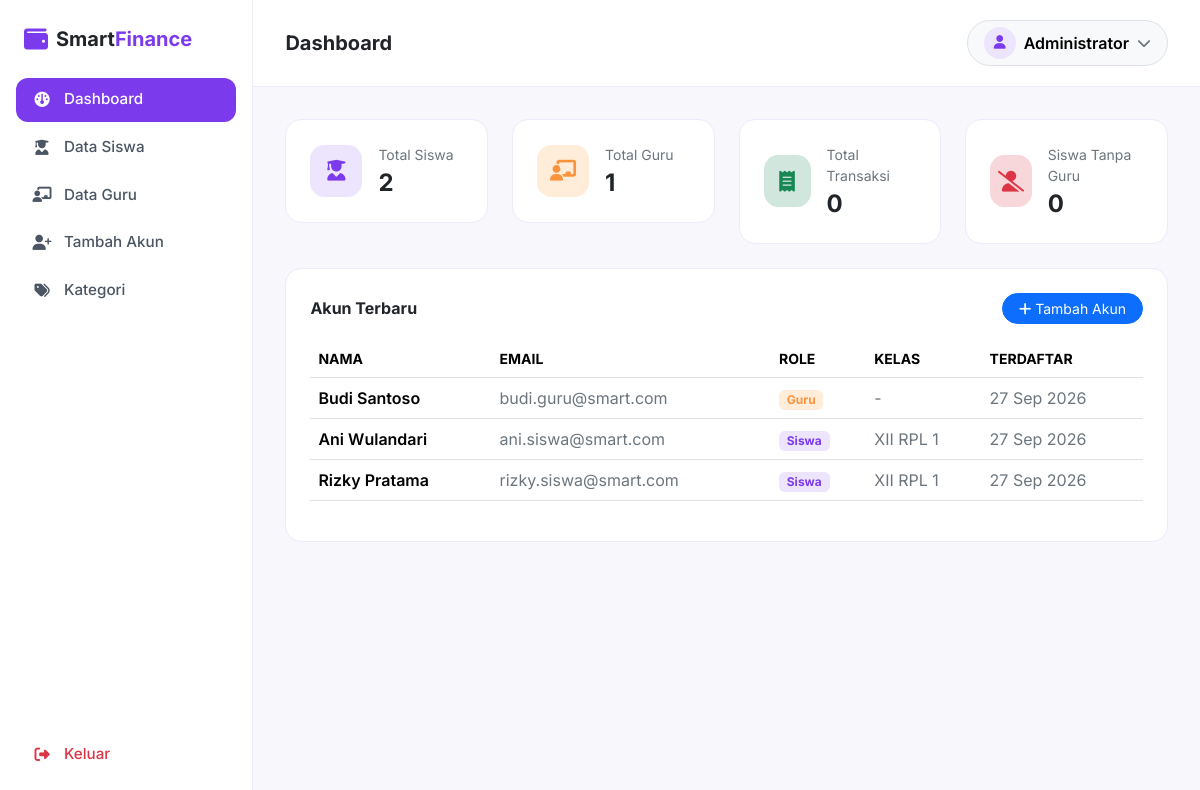
Page /admin/dashboard.php (signed in) on the committed database.
### tables this page shows
CREATE TABLE users (
    id INT AUTO_INCREMENT PRIMARY KEY,
    nama VARCHAR(100) NOT NULL,
    email VARCHAR(100) NOT NULL UNIQUE,
    password VARCHAR(255) NOT NULL,
    role ENUM('siswa','guru','admin') NOT NULL,
    nis_nip VARCHAR(30) DEFAULT NULL,
    kelas VARCHAR(20) DEFAULT NULL,
    foto VARCHAR(255) DEFAULT NULL,
    created_at TIMESTAMP DEFAULT CURRENT_TIMESTAMP
);

### admin/dashboard.php (the view, shortened to what this page needs)
<?php
require_once __DIR__ . '/../config/database.php';
$totalSiswa = $pdo->query("SELECT COUNT(*) AS total FROM users WHERE role='siswa'")->fetch()['total'];
$totalGuru = $pdo->query("SELECT COUNT(*) AS total FROM users WHERE role='guru'")->fetch()['total'];
$totalTransaksi = $pdo->query("SELECT COUNT(*) AS total FROM transaksi")->fetch()['total'];
$siswaTanpaGuru = $pdo->query("
    SELECT COUNT(*) AS total FROM users u
    WHERE u.role = 'siswa' AND u.id NOT IN (SELECT siswa_id FROM guru_siswa)
")->fetch()['total'];
$userTerbaru = $pdo->query("
    SELECT id, nama, email, role, kelas, created_at FROM users
    WHERE role != 'admin'
    ORDER BY created_at DESC LIMIT 6
")->fetchAll();
include __DIR__ . '/../includes/header.php';
?>
<div class="row g-4 mb-4">
  <div class="col-md-3">
    <div class="stat-card d-flex align-items-center gap-3">
      <div class="stat-icon bg-primary-subtle text-primary"><i class="fa-solid fa-user-graduate"></i></div>
      <div>
        <p class="text-secondary small mb-1">Total Siswa</p>
        <h4 class="fw-bold mb-0"><?= $totalSiswa ?></h4>
      </div>
    </div>
  </div>
  <div class="col-md-3">
    <div class="stat-card d-flex align-items-center gap-3">
      <div class="stat-icon bg-orange-subtle text-orange"><i class="fa-solid fa-chalkboard-user"></i></div>
      <div>
        <p class="text-secondary small mb-1">Total Guru</p>
        <h4 class="fw-bold mb-0"><?= $totalGuru ?></h4>
      </div>
    </div>
  </div>
  <div class="col-md-3">
    <div class="stat-card d-flex align-items-center gap-3">
      <div class="stat-icon bg-success-subtle text-success"><i class="fa-solid fa-receipt"></i></div>
      <div>
        <p class="text-secondary small mb-1">Total Transaksi</p>
        <h4 class="fw-bold mb-0"><?= $totalTransaksi ?></h4>
      </div>
    </div>
  </div>
  <div class="col-md-3">
    <div class="stat-card d-flex align-items-center gap-3">
      <div class="stat-icon bg-danger-subtle text-danger"><i class="fa-solid fa-user-slash"></i></div>
      <div>
        <p class="text-secondary small mb-1">Siswa Tanpa Guru</p>
        <h4 class="fw-bold mb-0"><?= $siswaTanpaGuru ?></h4>
      </div>
    </div>
  </div>
</div>
<div class="stat-card">
  <div class="d-flex align-items-center justify-content-between mb-3">
    <h6 class="fw-bold mb-0">Akun Terbaru</h6>
    <a href="/admin/user_form.php" class="btn btn-sm btn-primary rounded-pill px-3">
      <i class="fa-solid fa-plus me-1"></i>Tambah Akun
    </a>
  </div>
  <div class="table-responsive">
    <table class="table align-middle">
      <thead>
        <tr class="text-secondary small text-uppercase">
          <th>Nama</th>
          <th>Email</th>
          <th>Role</th>
          <th>Kelas</th>
          <th>Terdaftar</th>
        </tr>
      </thead>
      <tbody>
        <?php foreach ($userTerbaru as $u): ?>
        <tr>
          <td class="fw-semibold"><?= htmlspecialchars($u['nama']) ?></td>
          <td class="text-secondary"><?= htmlspecialchars($u['email']) ?></td>
          <td><span class="badge <?= $u['role'] === 'guru' ? 'bg-orange-subtle text-orange' : 'bg-primary-subtle text-primary' ?> text-capitalize"><?= $u['role'] ?></span></td>
          <td class="text-secondary"><?= htmlspecialchars($u['kelas'] ?: '-') ?></td>
          <td class="text-secondary"><?= date('d M Y', strtotime($u['created_at'])) ?></td>
        </tr>
        <?php endforeach; ?>
      </tbody>
    </table>
  </div>
</div>
<?php include __DIR__ . '/../includes/footer.php'; ?>

### assets/css/style.css (style rules this page uses)
:root { --bs-primary: #7C3AED; --bs-primary-rgb: 124, 58, 237; --bs-primary-text-emphasis: #5B21B6; --bs-primary-bg-subtle: #EDE4FD; --bs-primary-border-subtle: #C4B0F8; --bs-link-color: #7C3AED; --bs-link-hover-color: #6D28D9; --accent-orange: #FB923C; --bs-body-font-family: 'Inter', sans-serif; --bs-body-font-size: 1rem; }
body { font-family: var(--bs-body-font-family); }
.text-orange { color: var(--accent-orange) !important; }
.bg-orange-subtle { background-color: #FFEDD9 !important; }

### assets/css/app.css (style rules this page uses)
.app-body { background-color: #F8F7FC; }
.stat-card { background: #fff; border: 1px solid #EEE9FB; border-radius: 1rem; padding: 1.5rem; }
.stat-icon { width: 52px; height: 52px; border-radius: 0.9rem; display: flex; align-items: center; justify-content: center; font-size: 1.3rem; }

### rows in the picture
users: nama "Budi Santoso", email "budi.guru@smart.com", role "Guru", kelas "-", created_at "27 Sep 2026"
users: nama "Ani Wulandari", email "ani.siswa@smart.com", role "Siswa", kelas "XII RPL 1", created_at "27 Sep 2026"
users: nama "Rizky Pratama", email "rizky.siswa@smart.com", role "Siswa", kelas "XII RPL 1", created_at "27 Sep 2026"

### other values in the picture
$pageTitle "Dashboard"
$_SESSION['nama'] "Administrator"
$totalSiswa "2"
$totalGuru "1"
$totalTransaksi "0"
$siswaTanpaGuru "0"
